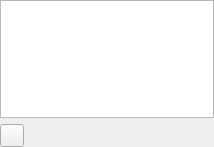
<?xml version="1.0" encoding="UTF-8"?>
<ui version="4.0">
 <class>LyricsPage</class>
 <widget class="QWidget" name="LyricsPage">
  <property name="geometry">
   <rect>
    <x>0</x>
    <y>0</y>
    <width>214</width>
    <height>147</height>
   </rect>
  </property>
  <property name="windowTitle">
   <string>Form</string>
  </property>
  <layout class="QGridLayout" name="gridLayout">
   <property name="margin">
    <number>0</number>
   </property>
   <item row="0" column="0" colspan="2">
    <widget class="QTextBrowser" name="text">
     <property name="openLinks">
      <bool>false</bool>
     </property>
    </widget>
   </item>
   <item row="1" column="0">
    <widget class="QToolButton" name="refresh"/>
   </item>
   <item row="1" column="1">
    <spacer name="horizontalSpacer">
     <property name="orientation">
      <enum>Qt::Horizontal</enum>
     </property>
     <property name="sizeHint" stdset="0">
      <size>
       <width>181</width>
       <height>20</height>
      </size>
     </property>
    </spacer>
   </item>
  </layout>
 </widget>
 <resources/>
 <connections/>
</ui>
